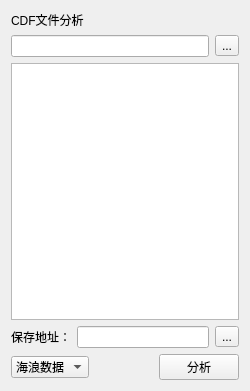
<?xml version="1.0" encoding="UTF-8"?>
<ui version="4.0">
 <class>Analysis_widget</class>
 <widget class="QWidget" name="Analysis_widget">
  <property name="geometry">
   <rect>
    <x>0</x>
    <y>0</y>
    <width>250</width>
    <height>391</height>
   </rect>
  </property>
  <property name="maximumSize">
   <size>
    <width>250</width>
    <height>400</height>
   </size>
  </property>
  <property name="windowTitle">
   <string>CDF文件分析</string>
  </property>
  <layout class="QVBoxLayout" name="verticalLayout">
   <item>
    <widget class="QLabel" name="label">
     <property name="text">
      <string>CDF文件分析</string>
     </property>
    </widget>
   </item>
   <item>
    <layout class="QHBoxLayout" name="horizontalLayout">
     <item>
      <widget class="QLineEdit" name="filePath_LE"/>
     </item>
     <item>
      <widget class="QToolButton" name="filePath_TB">
       <property name="text">
        <string>...</string>
       </property>
      </widget>
     </item>
    </layout>
   </item>
   <item>
    <widget class="QTreeView" name="fileName_TV"/>
   </item>
   <item>
    <layout class="QHBoxLayout" name="horizontalLayout_2">
     <item>
      <widget class="QLabel" name="label_2">
       <property name="text">
        <string>保存地址：</string>
       </property>
      </widget>
     </item>
     <item>
      <widget class="QLineEdit" name="storePath_LE"/>
     </item>
     <item>
      <widget class="QToolButton" name="storePath_TB">
       <property name="text">
        <string>...</string>
       </property>
      </widget>
     </item>
    </layout>
   </item>
   <item>
    <layout class="QHBoxLayout" name="horizontalLayout_3">
     <item>
      <widget class="QComboBox" name="dataType_CM">
       <item>
        <property name="text">
         <string>海浪数据</string>
        </property>
       </item>
       <item>
        <property name="text">
         <string>风力数据</string>
        </property>
       </item>
      </widget>
     </item>
     <item>
      <spacer name="horizontalSpacer">
       <property name="orientation">
        <enum>Qt::Horizontal</enum>
       </property>
       <property name="sizeHint" stdset="0">
        <size>
         <width>68</width>
         <height>20</height>
        </size>
       </property>
      </spacer>
     </item>
     <item>
      <widget class="QPushButton" name="analysis_BT">
       <property name="text">
        <string>分析</string>
       </property>
      </widget>
     </item>
    </layout>
   </item>
  </layout>
 </widget>
 <resources/>
 <connections/>
</ui>
